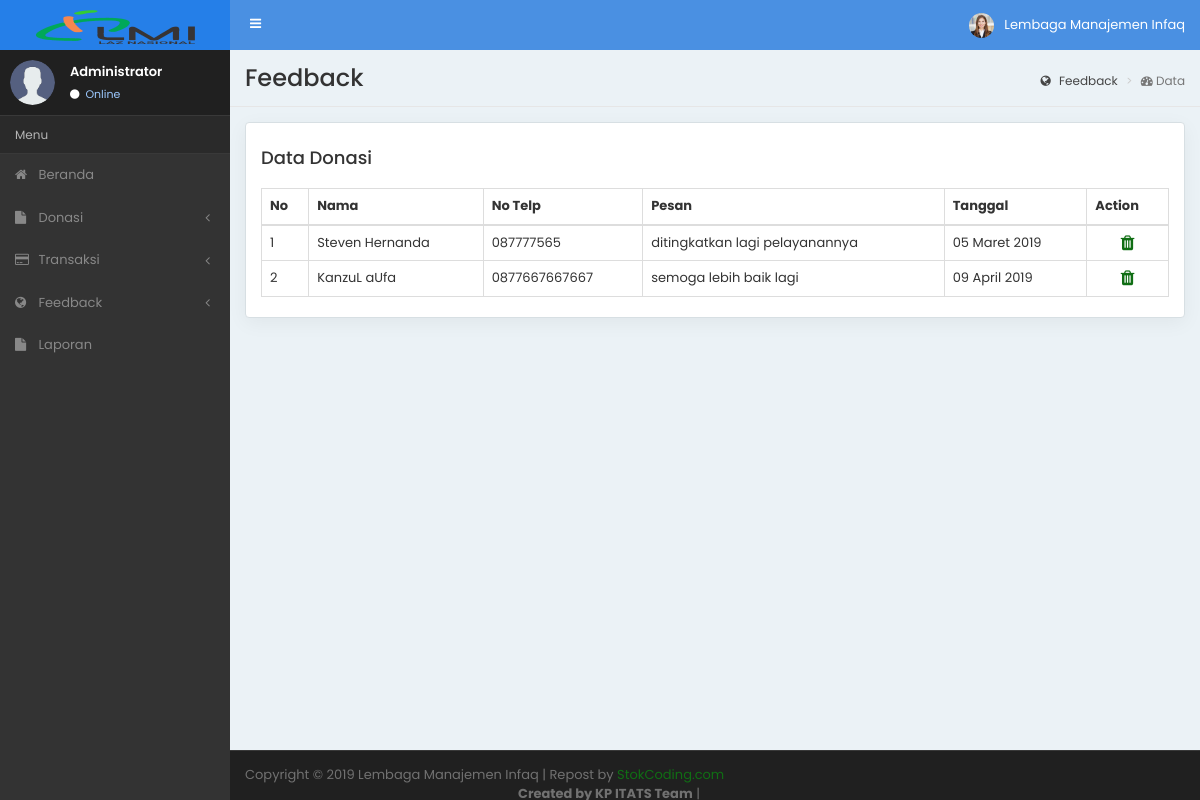
The page /admin/index.php/feedback on the database its author committed.
### tables this page shows
CREATE TABLE `data_feedback` (
  `id_feedback` int(11) NOT NULL,
  `nama_feedback` text NOT NULL,
  `no_telp_feedback` text NOT NULL,
  `pesan_feedback` text NOT NULL,
  `tgl_feedback` date NOT NULL
);

### admin/application/controllers/Feedback.php (called while the page is built, shortened)
<?php
class Feedback extends CI_Controller{
    public function __construct(){
        $this->load->model('MdlFeedback');
    }
    public function index(){
        $getDataFeedback = $this->MdlFeedback->getFeedback('data_feedback')->result();
        $data['tmpFeedback'] = $getDataFeedback;
        $this->load->view('Feedback/dataFeedback', $data);
    }
}
?>

### admin/index.php (called while the page is built, shortened)
<?php
require_once BASEPATH.'core/CodeIgniter.php';

### admin/application/models/MdlFeedback.php (called while the page is built, shortened)
<?php
class MdlFeedback extends CI_Model
{
    public function getFeedback($table)
    {
        return $this->db->get($table);
    }
}
?>

### admin/application/helpers/tanggal_helper.php (called while the page is built, shortened)
<?php  if ( ! defined('BASEPATH')) exit('No direct script access allowed');
if ( ! function_exists('tgl_indo')){
	function tgl_indo($tgl){
		$ubah = gmdate($tgl, time()+60*60*8);
		$pecah = explode("-",$ubah);
		$tanggal = $pecah[2];
		$bulan = bulan($pecah[1]);
		$tahun = $pecah[0];
		return $tanggal.' '.$bulan.' '.$tahun;
	}
}
if ( ! function_exists('bulan')){
	function bulan($bln){
		switch ($bln){
			case 3:
				return "Maret";
				break;
			case 4:
				return "April";
				break;
		}
	}
}

### admin/application/views/Feedback/dataFeedback.php (the view, shortened to what this page needs)
<!DOCTYPE html>
<html lang="en">
<head>
<body class="sidebar-mini">
<div class="wrapper">
    <div class="content-wrapper">
        <section class="content-header">
          <h1>Feedback</h1>
          <ol class="breadcrumb">
            <li><a href="#"><i class="fa fa-globe"></i> Feedback</a></li>
            <li class="active"><i class="fa fa-dashboard"></i> Data</li>
          </ol>
        </section>
        <section class="content container-fluid">
            <div class="row">
                <div class="col-md-12">
                    <div class="chart-box">
                        <h4>Data Donasi</h4>
                        <div class="table-responsive m-top-2">
                            <table class="table table-bordered">
                                <thead>
                                <tr>
                                    <th>No</th>
                                    <th>Nama</th>
                                    <th>No Telp</th>
                                    <th>Pesan</th>
                                    <th>Tanggal</th>
                                    <th>Action</th>
                                </tr>
                                </thead>
                                <tbody>
                                <?php
                                    $no = 1;
                                    foreach($tmpFeedback as $rows) {
                                ?>
                                    <tr>
                                        <td><?php echo $no; ?></td>
                                        <td><?php echo $rows->nama_feedback; ?></td>
                                        <td><?php echo $rows->no_telp_feedback; ?></td>
                                        <td><?php echo $rows->pesan_feedback; ?></td>
                                        <td><?php echo tgl_indo($rows->tgl_feedback); ?></td>
                                        <td>
                                            <center>
                                            <a href="<?php echo base_url('admin/Feedback/delete/'.$rows->id_feedback) ?>" onclick="return confirm(' Apakah anda yakin HAPUS DATA FEEDBACK ini ? ');"></span><i class="fa fa-trash fa-lg "></a></i>
                                            </center>
                                        </td>
                                    </tr>
                                <?php
                                    $no++;
                                    }
                                ?>
                                </tbody>
                            </table>
                        </div>
                    </div>
                </div>
            </div>
        </section>
    </div>
</div>
</body>
</html>

### assets/admin/css/style.css (style rules this page uses)
html, body { height: 100%; }
body { font-family: 'Poppins', sans-serif; overflow-x: hidden; overflow-y: auto; font-size: 13px; }
h1, h2, h3, h4, h5, h6 { font-family: 'Poppins', sans-serif; }
a { color: #106e14; transition: all 0.3s ease-out 0s; }
.wrapper { height: 100%; position: relative; overflow-x: hidden; overflow-y: auto; }
.wrapper:before, .wrapper:after { content: " "; display: table; }
.wrapper:after { clear: both; }
.content-wrapper, .main-footer { -webkit-transition: -webkit-transform 0.3s ease-in-out, margin 0.3s ease-in-out; -moz-transition: -moz-transform 0.3s ease-in-out, margin 0.3s ease-in-out; -o-transition: -o-transform 0.3s ease-in-out, margin 0.3s ease-in-out; transition: transform 0.3s ease-in-out, margin 0.3s ease-in-out; margin-left: 230px; z-index: 820; }
.content-wrapper { min-height: 100%; background-color: #ebf2f6; z-index: 800; }
.content { min-height: 250px; padding: 15px; margin-right: auto; margin-left: auto; padding-left: 15px; padding-right: 15px; }
.content-header { position: relative; padding: 15px; border-bottom: solid 1px #e6e6e6; }
.content-header > h1 { margin: 0; font-size: 24px; }
.content-header > .breadcrumb { float: right; background: transparent; margin-top: 0; margin-bottom: 0; font-size: 12px; padding: 7px 5px; position: absolute; top: 15px; right: 10px; border-radius: 2px; }
.content-header > .breadcrumb > li > a { color: #444; text-decoration: none; display: inline-block; }
.content-header > .breadcrumb > li > a > .fa, .content-header > .breadcrumb > li > a > .glyphicon, .content-header > .breadcrumb > li > a > .ion { margin-right: 5px; }
.content-header > .breadcrumb > li + li:before { content: '>\00a0'; }
.chart-box { margin-bottom: 30px; -moz-box-direction: normal; -moz-box-orient: vertical; background-color: #fff; border: 1px solid rgba(0, 0, 0, 0.125); border-radius: 0.25rem; flex-direction: column; position: relative; border-color: #d7dfe3; border-radius: 4px; box-shadow: 0 5px 20px rgba(0, 0, 0, 0.05); padding: 15px; }
.table { margin-bottom: 5px; }
.m-top-2 { margin-top: 20px !important; }

### rows shown on the page
data_feedback: nama_feedback "Steven Hernanda", no_telp_feedback "087777565", pesan_feedback "ditingkatkan lagi pelayanannya", tgl_feedback "05 Maret 2019"
data_feedback: nama_feedback "KanzuL aUfa", no_telp_feedback "0877667667667", pesan_feedback "semoga lebih baik lagi", tgl_feedback "09 April 2019"
